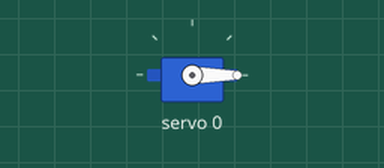
The sketch below on a simulated Arduino Uno, built with avr-gcc and run on an emulated ATmega328P. Shown: servo. What the sketch prints to the serial monitor is not drawn.

Above: at 0.05 s.
Timing chart, 0 to 4.6 s (numbered marks = the images above):
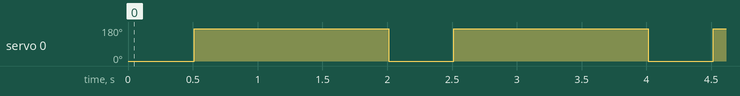

The sketch:

Servo_calibration_V0a.ino
```cpp
//Servo_calibration_V0a.ino

//James Canova, jscanova@gmail.com
//18 March 2023
//last updated 7 April 2023


//For finiding relation between pulselen and servo angle [deg]
//using drw in folder 10e


#include <Wire.h>
#include <Adafruit_PWMServoDriver.h>


Adafruit_PWMServoDriver pwm = Adafruit_PWMServoDriver();

//Define constants
#define SERVOMIN  100 // This is the 'minimum' pulse length count (out of 4096)
#define SERVOMAX  645 // This is the 'maximum' pulse length count (out of 4096)
#define SERVOMID  256 // Appproximately zero position

#define USMIN  600 // This is the rounded 'minimum' microsecond length based on the minimum pulse of 150
#define USMAX  2400 // This is the rounded 'maximum' microsecond length based on the maximum pulse of 600

int nCounter = 0;  //for counting and ending loop
int nNumberLoops = 5;

//Setup
void setup() {

  Serial.begin(9600);
  Serial.println("Testing.");

  pwm.begin();
  pwm.setOscillatorFrequency(27000000);
  pwm.setPWMFreq(50);
  delay(10);
}


//Main loop
void loop() {

  uint8_t servonum;
  servonum = 0;

  //initialize variables
  int nOption = 1;


  uint16_t pulselen;

  //center a servo
  if (nOption == 0){
    pulselen = 445;
    pwm.setPWM(servonum, 0, pulselen);
  }


  uint16_t microsec;

  //min, max pulselen
  if (nOption == 1){
    pulselen = 92;       //original = 100 to 645
    pwm.setPWM(servonum, 0, pulselen);
    delay(500);


    pulselen = 475;       //original = 100 to 645
    pwm.setPWM(servonum, 0, pulselen);
    delay(500);

   }


  //min, mid, max microseconds
  if (nOption == 2){
    //full CCW, 1000
    //center, 1500
    //full CW, 2000

    microsec = 550;
    pwm.writeMicroseconds(servonum, microsec);
    delay(500);

    microsec = 1500;
    pwm.writeMicroseconds(servonum, microsec);
    delay(500);

    microsec = 2450           ;
    pwm.writeMicroseconds(servonum, microsec);
    delay(500);

  }


  //center servos
  if (nOption == 3){
    for (servonum = 0; servonum < 1; servonum++) {
      pwm.setPWM(servonum, 0, 256);    //256
    }
  }

/*
  //exit loop
  nCounter = nCounter + 1;
  if (nCounter >= nNumberLoops)
  {
    delay(500);
    Serial.println("Exiting sketch.");
    exit(0);
  }
  */

  delay(1000);

}
```

Measured:
- by itself, servo 0: alternates 172° for 1.5 s and 0° for 0.50 s
